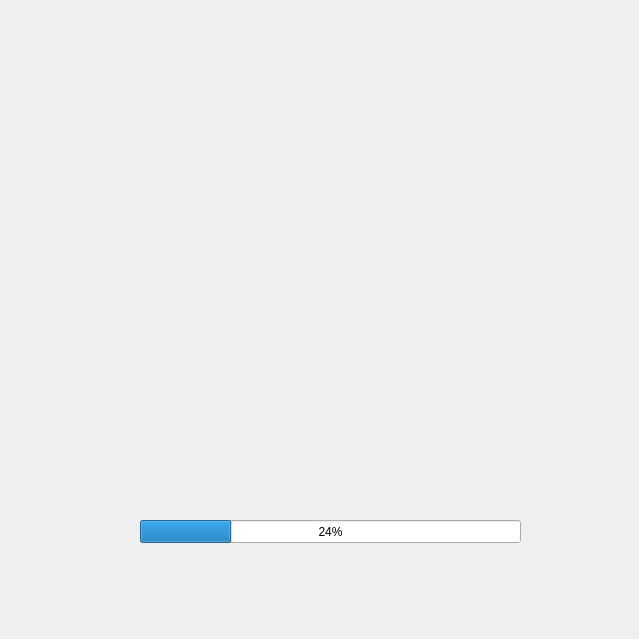
<?xml version="1.0" encoding="UTF-8"?>
<ui version="4.0">
 <class>loading_screen</class>
 <widget class="QWidget" name="loading_screen">
  <property name="geometry">
   <rect>
    <x>0</x>
    <y>0</y>
    <width>639</width>
    <height>639</height>
   </rect>
  </property>
  <property name="windowTitle">
   <string>CARDIAIGNOSTIC</string>
  </property>
  <property name="windowIcon">
   <iconset resource="logo.qrc">
    <normaloff>:/cct/CardiAIgnostic.jpg</normaloff>:/cct/CardiAIgnostic.jpg</iconset>
  </property>
  <widget class="QProgressBar" name="progressBar">
   <property name="geometry">
    <rect>
     <x>140</x>
     <y>520</y>
     <width>381</width>
     <height>23</height>
    </rect>
   </property>
   <property name="value">
    <number>24</number>
   </property>
   <property name="alignment">
    <set>Qt::AlignCenter</set>
   </property>
  </widget>
  <widget class="QLabel" name="label">
   <property name="geometry">
    <rect>
     <x>-2</x>
     <y>-5</y>
     <width>641</width>
     <height>651</height>
    </rect>
   </property>
   <property name="text">
    <string>&lt;html&gt;&lt;head/&gt;&lt;body&gt;&lt;p&gt;&lt;img src=&quot;:/cct/CardiAIgnostic.jpg&quot;/&gt;&lt;/p&gt;&lt;/body&gt;&lt;/html&gt;</string>
   </property>
  </widget>
  <zorder>label</zorder>
  <zorder>progressBar</zorder>
 </widget>
 <resources>
  <include location="logo.qrc"/>
 </resources>
 <connections/>
</ui>
